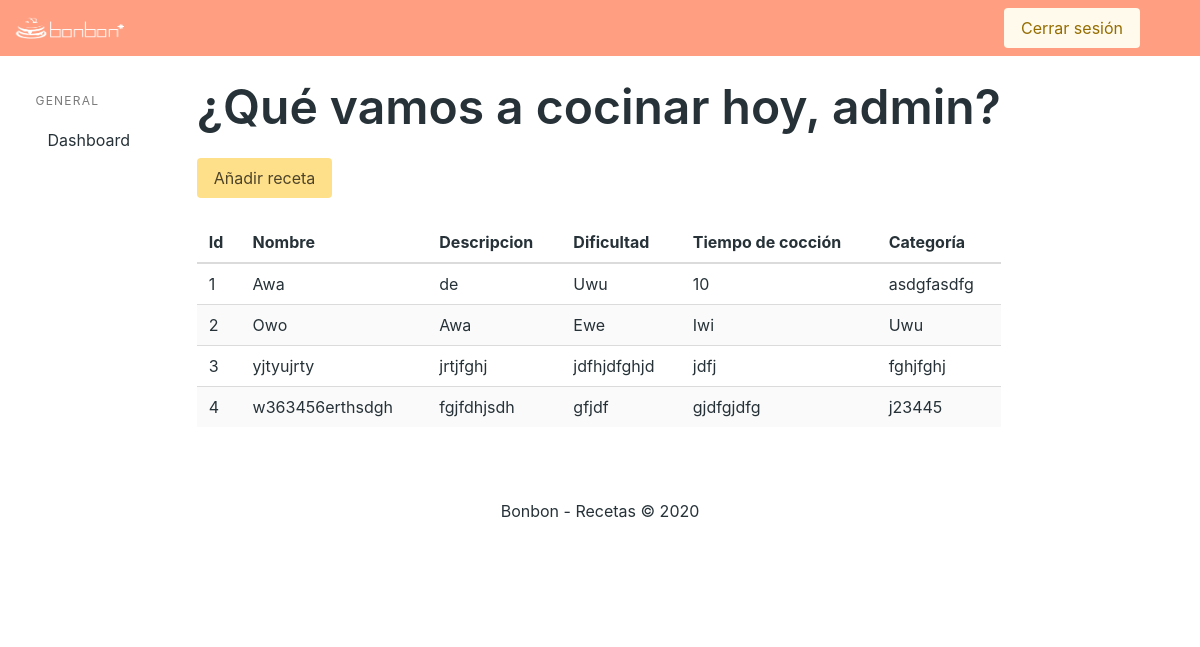
The page /dashboard/index.php (signed in) on the database its author committed.
### tables this page shows
CREATE TABLE `recetas` (
  `RecetaID` int(11) NOT NULL,
  `Nombre` varchar(50) NOT NULL,
  `Descripcion` varchar(1000) NOT NULL,
  `Dificultad` varchar(50) NOT NULL,
  `TiempoCoccion` varchar(50) NOT NULL,
  `Categoria` varchar(1000) NOT NULL,
  `NUsuario` varchar(500) NOT NULL
);

### dashboard/index.php (the view, shortened to what this page needs)
<?php require_once "vistas/parte_superior.php" ?>
<?php
$objeto = new Conexion();
$conexion = $objeto->Conectar();
$consulta = "SELECT RecetaID, Nombre, Descripcion, Dificultad, TiempoCoccion, Categoria FROM recetas";
$resultado = $conexion->prepare($consulta);
$resultado->execute();
$data = $resultado->fetchAll(PDO::FETCH_ASSOC);
?>
<div class="contenido">
    <div class="container">
        <h1 class="title is-1">¿Qué vamos a cocinar hoy, <?php echo $_SESSION["s_usuario"]; ?>?</h1>
        <button id="btnNuevo" class="button is-warning" type="button" data-toggle="modal">Añadir receta</button>
    </div>
    <br>
    <div class="container">
        <table id="tabla" class="table is-hoverable is-striped" style="width:100%">
            <thead class="text-center">
                <tr>
                    <th>Id</th>
                    <th>Nombre</th>
                    <th>Descripcion</th>
                    <th>Dificultad</th>
                    <th>Tiempo de cocción</th>
                    <th>Categoría</th>
                </tr>
            </thead>
            <tbody>
                <?php
                foreach ($data as $dat) {
                ?>
                    <tr>
                        <td><?php echo $dat['RecetaID'] ?></td>
                        <td><?php echo $dat['Nombre'] ?></td>
                        <td><?php echo $dat['Descripcion'] ?></td>
                        <td><?php echo $dat['Dificultad'] ?></td>
                        <td><?php echo $dat['TiempoCoccion'] ?></td>
                        <td><?php echo $dat['Categoria'] ?></td>
                    </tr>
                <?php
                }
                ?>
            </tbody>
        </table>
    </div>
</div>
</div>
<?php require_once "vistas/parte_inferior.php" ?>

### dashboard/vistas/parte_superior.php (shortened to what this page needs)
<!DOCTYPE html>
<html lang="en">
<head>
  <link rel="stylesheet" href="https://cdn.jsdelivr.net/npm/bulma@0.8.0/css/bulma.min.css" />
  <link rel="stylesheet" href="vistas/style.css">
</head>
<body>
  <nav class="navbar" role="navigation" aria-label="main navigation">
    <div class="navbar-brand">
      <a class="navbar-item">
        <img src="../vistas/images/bonbonnx.png" width="112" height="28">
      </a>
    </div>
    <div class="navbar-end">
      <div class="navbar-item">
        <div class="buttons">
          <a class="button is-warning is-light" href="#" data-toggle="modal" data-target="#logoutModal"">
            Cerrar sesión
          </a>
        </div>
      </div>
    </div>
  </nav>
<div class="content-dash" style="display: flex; margin: 2%">
  <aside class="menu" style="width: 15%; padding:1%">
    <p class="menu-label">
      General
    </p>
    <ul class="menu-list">
      <li><a href="index.php">Dashboard</a></li>
    </ul>
  </aside>

### dashboard/vistas/parte_inferior.php (shortened to what this page needs)
<footer class="footer">
  <div class="content has-text-centered">
    <p>
      Bonbon - Recetas &copy; 2020
    </p>
  </div>
</footer>
</body>
</html>

### dashboard/vistas/style.css (style rules this page uses)
html { --primary: #ff9e80; --font-color: #263238; --bg: #fff; --ogbg: #fff; --other: #fff; --font-color2:#263238; background: var(--ogbg); }
.footer { background: var(--ogbg); color:var(--font-color2); }
.navbar { background-color: var(--primary); }
.navbar a { margin-right: 3em; }
.contenido { color: var(--font-color2); }
.contenido h1 { color: var(--font-color2); }
#tabla { background: var(--ogbg); color: var(--font-color2); }
#tabla th { color:var(--font-color2); }
#tabla tbody { color:var(--font-color); }
.menu a { color: var(--font-color2); }

### rows shown on the page
recetas: RecetaID "1", Nombre "Awa", Descripcion "de", Dificultad "Uwu", TiempoCoccion "10", Categoria "asdgfasdfg"
recetas: RecetaID "2", Nombre "Owo", Descripcion "Awa", Dificultad "Ewe", TiempoCoccion "Iwi", Categoria "Uwu"
recetas: RecetaID "3", Nombre "yjtyujrty", Descripcion "jrtjfghj", Dificultad "jdfhjdfghjd", TiempoCoccion "jdfj", Categoria "fghjfghj"
recetas: RecetaID "4", Nombre "w363456erthsdgh", Descripcion "fgjfdhjsdh", Dificultad "gfjdf", TiempoCoccion "gjdfgjdfg", Categoria "j23445"

### other values the page prints
$_SESSION["s_usuario"] "admin"
